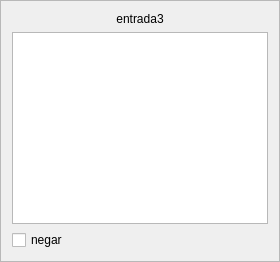
                     <widget class="QFrame" name="inframe3">
                      <property name="sizePolicy">
                       <sizepolicy hsizetype="Preferred" vsizetype="Preferred">
                        <horstretch>0</horstretch>
                        <verstretch>0</verstretch>
                       </sizepolicy>
                      </property>
                      <property name="frameShape">
                       <enum>QFrame::StyledPanel</enum>
                      </property>
                      <property name="frameShadow">
                       <enum>QFrame::Raised</enum>
                      </property>
                      <layout class="QGridLayout" name="gridLayout_44">
                       <item row="0" column="0">
                        <layout class="QVBoxLayout" name="verticalLayout_35">
                         <item>
                          <widget class="QLabel" name="inlabel3">
                           <property name="sizePolicy">
                            <sizepolicy hsizetype="Expanding" vsizetype="Preferred">
                             <horstretch>0</horstretch>
                             <verstretch>0</verstretch>
                            </sizepolicy>
                           </property>
                           <property name="text">
                            <string>entrada3</string>
                           </property>
                           <property name="alignment">
                            <set>Qt::AlignCenter</set>
                           </property>
                          </widget>
                         </item>
                         <item>
                          <widget class="QListWidget" name="inlist3">
                           <property name="sizePolicy">
                            <sizepolicy hsizetype="Preferred" vsizetype="Expanding">
                             <horstretch>0</horstretch>
                             <verstretch>0</verstretch>
                            </sizepolicy>
                           </property>
                          </widget>
                         </item>
                         <item>
                          <widget class="QCheckBox" name="innot3">
                           <property name="sizePolicy">
                            <sizepolicy hsizetype="Fixed" vsizetype="Fixed">
                             <horstretch>0</horstretch>
                             <verstretch>0</verstretch>
                            </sizepolicy>
                           </property>
                           <property name="text">
                            <string>negar</string>
                           </property>
                          </widget>
                         </item>
                        </layout>
                       </item>
                      </layout>
                     </widget>
